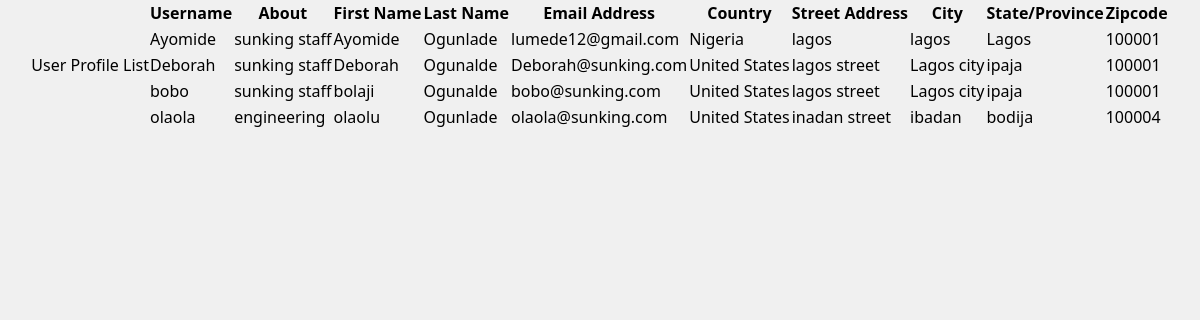
Screenshot of /Newtask/grouplist/ with the database file from the repository.
### Newtask/models.py (models this page shows, shortened)
class UserProfile(models.Model):
    username = models.CharField(max_length=150, unique=True)
    about = models.TextField(blank=True, null=True)
    first_name = models.CharField(max_length=30)
    last_name = models.CharField(max_length=30)
    email = models.EmailField(unique=True)
    country = models.CharField(max_length=100)
    street_address = models.CharField(max_length=255)
    city = models.CharField(max_length=100)
    state_province = models.CharField(max_length=100)
    zipcode = models.CharField(max_length=20)

### Newtask/views.py (the view)
# urls.py: path('grouplist/', views.grouplist, name='grouplist'),
def grouplist(request):
    mydata = UserProfile.objects.all()
    context= {'mydata':mydata}
    return render(request, 'Newtask/grouplist.html', context)

### Newtask/templates/Newtask/grouplist.html
{% extends 'base.html' %}
{% block content %}
<h2>User Profile List</h2>
<table>
    <thead>
        <tr>
            <th>Username</th>
            <th>About</th>
            <th>First Name</th>
            <th>Last Name</th>
            <th>Email Address</th>
            <th>Country</th>
            <th>Street Address</th>
            <th>City</th>
            <th>State/Province</th>
            <th>Zipcode</th>
        </tr>
    </thead>
    <tbody>
        {% for user in mydata %}
        <tr>
            <td>{{ user.username }}</td>
            <td>{{ user.about }}</td>
            <td>{{ user.first_name }}</td>
            <td>{{ user.last_name }}</td>
            <td>{{ user.email }}</td>
            <td>{{ user.country }}</td>
            <td>{{ user.street_address }}</td>
            <td>{{ user.city }}</td>
            <td>{{ user.state_province }}</td>
            <td>{{ user.zipcode }}</td>
        </tr>
        {% endfor %}
    </tbody>
</table>
{% endblock %}

### Mario/templates/base.html (style rules this page uses)
body { display: flex; justify-content: center; align-items: center; margin: 0; background-color: #f0f0f0; }

### rows the page displays
UserProfile: username "Ayomide", about "sunking staff", first_name "Ayomide", last_name "Ogunlade", email "lumede12@gmail.com", country "Nigeria", street_address "lagos", city "lagos", state_province "Lagos", zipcode "100001"
UserProfile: username "Deborah", about "sunking staff", first_name "Deborah", last_name "Ogunalde", email "Deborah@sunking.com", country "United States", street_address "lagos street", city "Lagos city", state_province "ipaja", zipcode "100001"
UserProfile: username "bobo", about "sunking staff", first_name "bolaji", last_name "Ogunalde", email "bobo@sunking.com", country "United States", street_address "lagos street", city "Lagos city", state_province "ipaja", zipcode "100001"
UserProfile: username "olaola", about "engineering", first_name "olaolu", last_name "Ogunlade", email "olaola@sunking.com", country "United States", street_address "inadan street", city "ibadan", state_province "bodija", zipcode "100004"
